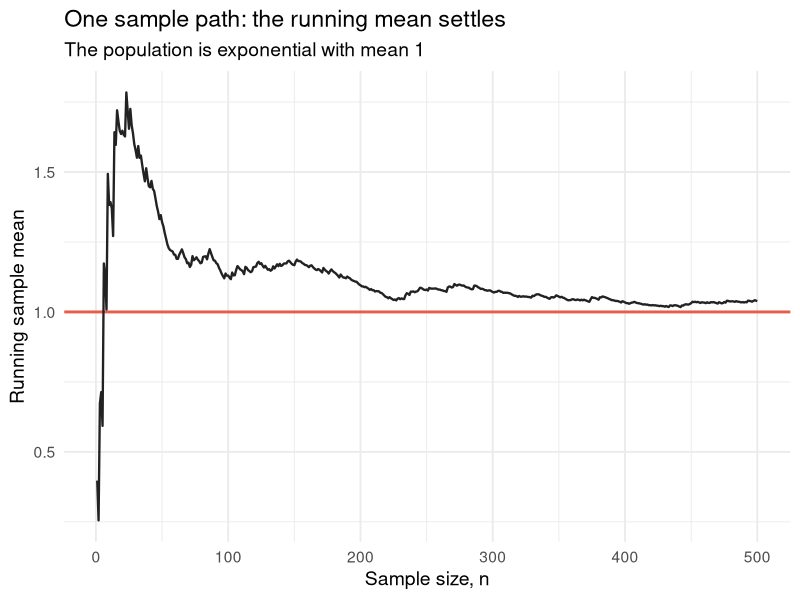
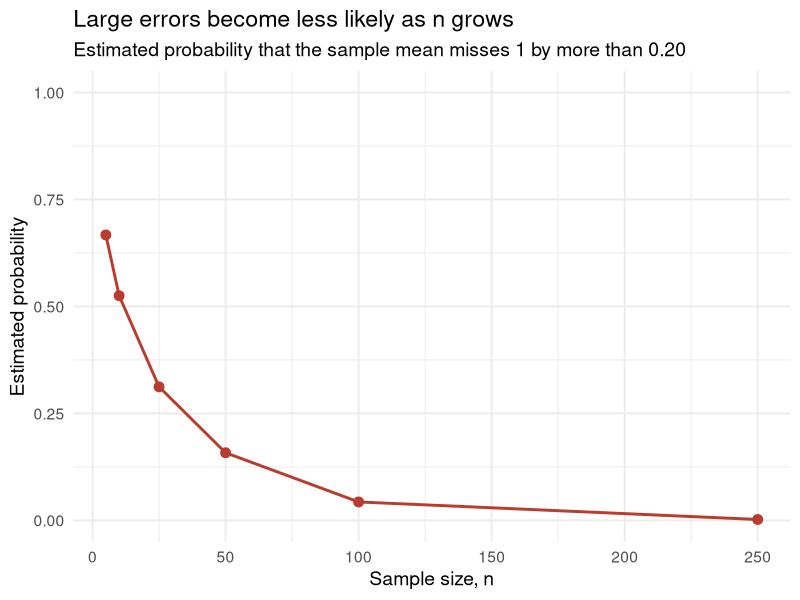

Write R code to recreate these figures, in order.
# Lecture 1: Law of large numbers
# Classroom question: What does convergence in probability look like?

library(ggplot2)

set.seed(2026)

# Exponential draws are right-skewed and have population mean 1.
population_mean <- 1
number_of_draws <- 500
draws <- rexp(number_of_draws, rate = 1)

running_mean_data <- data.frame(
  sample_size = seq_len(number_of_draws),
  running_mean = cumsum(draws) / seq_len(number_of_draws)
)

running_mean_plot <- ggplot(
  running_mean_data,
  aes(sample_size, running_mean)
) +
  geom_hline(
    yintercept = population_mean,
    colour = "#E85D4A",
    linewidth = 1
  ) +
  geom_line(colour = "#222222", linewidth = 0.8) +
  labs(
    title = "One sample path: the running mean settles",
    subtitle = "The population is exponential with mean 1",
    x = "Sample size, n",
    y = "Running sample mean"
  ) +
  theme_minimal(base_size = 14)

print(running_mean_plot)

# The LLN is a probability statement across possible samples.
# Estimate Pr(|sample mean - population mean| > tolerance) for several n.
sample_sizes <- c(5, 10, 25, 50, 100, 250)
number_of_repetitions <- 10000
tolerance <- 0.20

error_probability <- sapply(sample_sizes, function(current_sample_size) {
  sample_means <- replicate(
    number_of_repetitions,
    mean(rexp(current_sample_size, rate = 1))
  )
  mean(abs(sample_means - population_mean) > tolerance)
})

lln_probability_data <- data.frame(
  sample_size = sample_sizes,
  estimated_probability = error_probability
)

lln_probability_data$estimated_probability <- round(
  lln_probability_data$estimated_probability,
  3
)
lln_probability_data

probability_plot <- ggplot(
  lln_probability_data,
  aes(sample_size, estimated_probability)
) +
  geom_line(colour = "#B83D2F", linewidth = 1) +
  geom_point(colour = "#B83D2F", size = 3) +
  scale_y_continuous(limits = c(0, 1)) +
  labs(
    title = "Large errors become less likely as n grows",
    subtitle = "Estimated probability that the sample mean misses 1 by more than 0.20",
    x = "Sample size, n",
    y = "Estimated probability"
  ) +
  theme_minimal(base_size = 14)

print(probability_plot)
